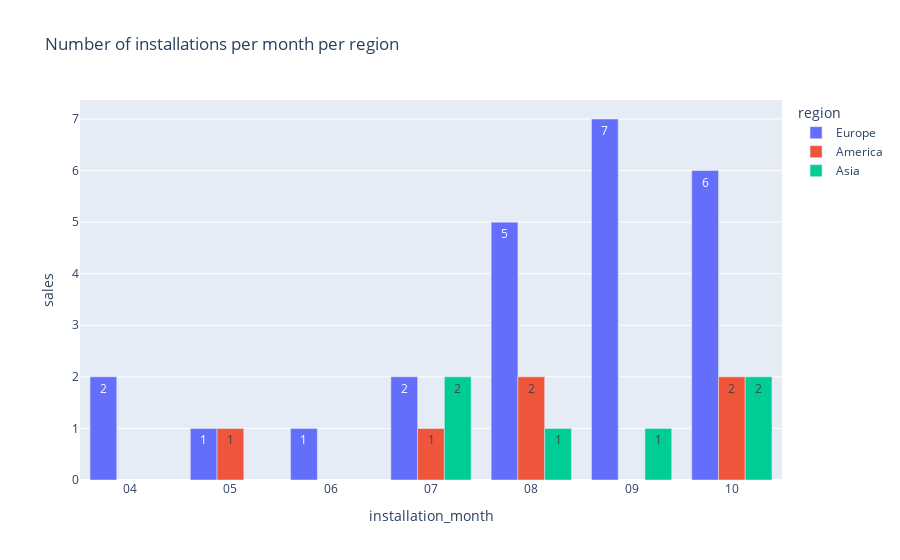

The code cell stored with this chart in its notebook:
### Code cell
fig5 = px.bar(region_growth2, x='installation_month', y='sales', color='region', barmode='group', text_auto=True, title='Number of installations per month per region')
fig5.write_image('images/region_growth2.jpeg')
fig5.show()

### Figure 1 — Plotly figure (JSON) as saved in the notebook; plotly's stock layout.template omitted (floating-point values rounded to 4 significant figures)
{"data": [{"alignmentgroup": "True", "hovertemplate": "region=Europe<br>installation_month=%{x}<br>sales=%{y}<extra></extra>", "legendgroup": "Europe", "marker": {"color": "#636efa", "pattern": {"shape": ""}}, "name": "Europe", "offsetgroup": "Europe", "orientation": "v", "showlegend": true, "textposition": "auto", "texttemplate": "%{y}", "type": "bar", "x": ["04", "05", "06", "07", "08", "09", "10"], "xaxis": "x", "y": [2, 1, 1, 2, 5, 7, 6], "yaxis": "y"}, {"alignmentgroup": "True", "hovertemplate": "region=America<br>installation_month=%{x}<br>sales=%{y}<extra></extra>", "legendgroup": "America", "marker": {"color": "#EF553B", "pattern": {"shape": ""}}, "name": "America", "offsetgroup": "America", "orientation": "v", "showlegend": true, "textposition": "auto", "texttemplate": "%{y}", "type": "bar", "x": ["05", "07", "08", "10"], "xaxis": "x", "y": [1, 1, 2, 2], "yaxis": "y"}, {"alignmentgroup": "True", "hovertemplate": "region=Asia<br>installation_month=%{x}<br>sales=%{y}<extra></extra>", "legendgroup": "Asia", "marker": {"color": "#00cc96", "pattern": {"shape": ""}}, "name": "Asia", "offsetgroup": "Asia", "orientation": "v", "showlegend": true, "textposition": "auto", "texttemplate": "%{y}", "type": "bar", "x": ["07", "08", "09", "10"], "xaxis": "x", "y": [2, 1, 1, 2], "yaxis": "y"}], "layout": {"barmode": "group", "legend": {"title": {"text": "region"}, "tracegroupgap": 0}, "title": {"text": "Number of installations per month per region"}, "xaxis": {"anchor": "y", "domain": [0, 1], "title": {"text": "installation_month"}}, "yaxis": {"anchor": "x", "domain": [0, 1], "title": {"text": "sales"}}}}
